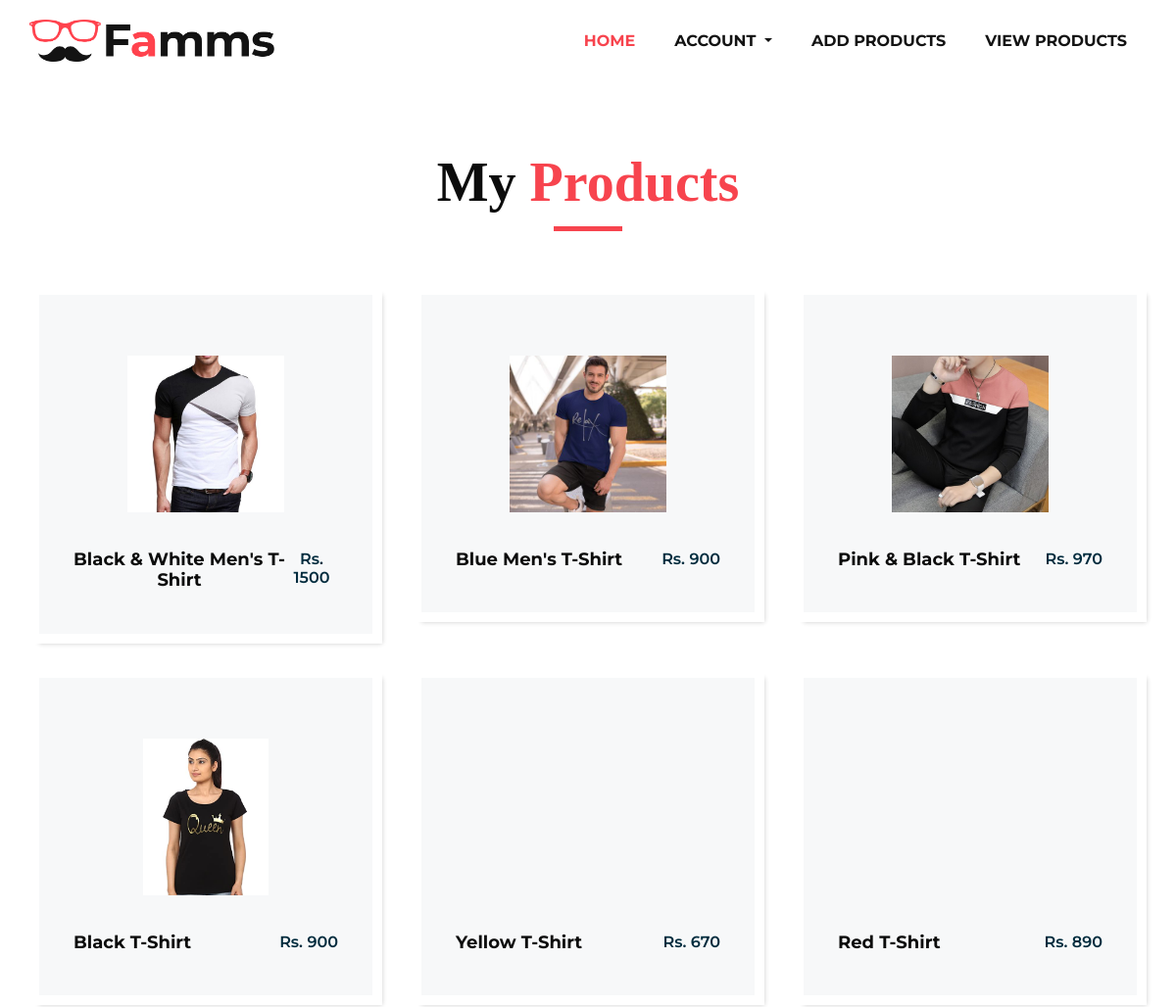
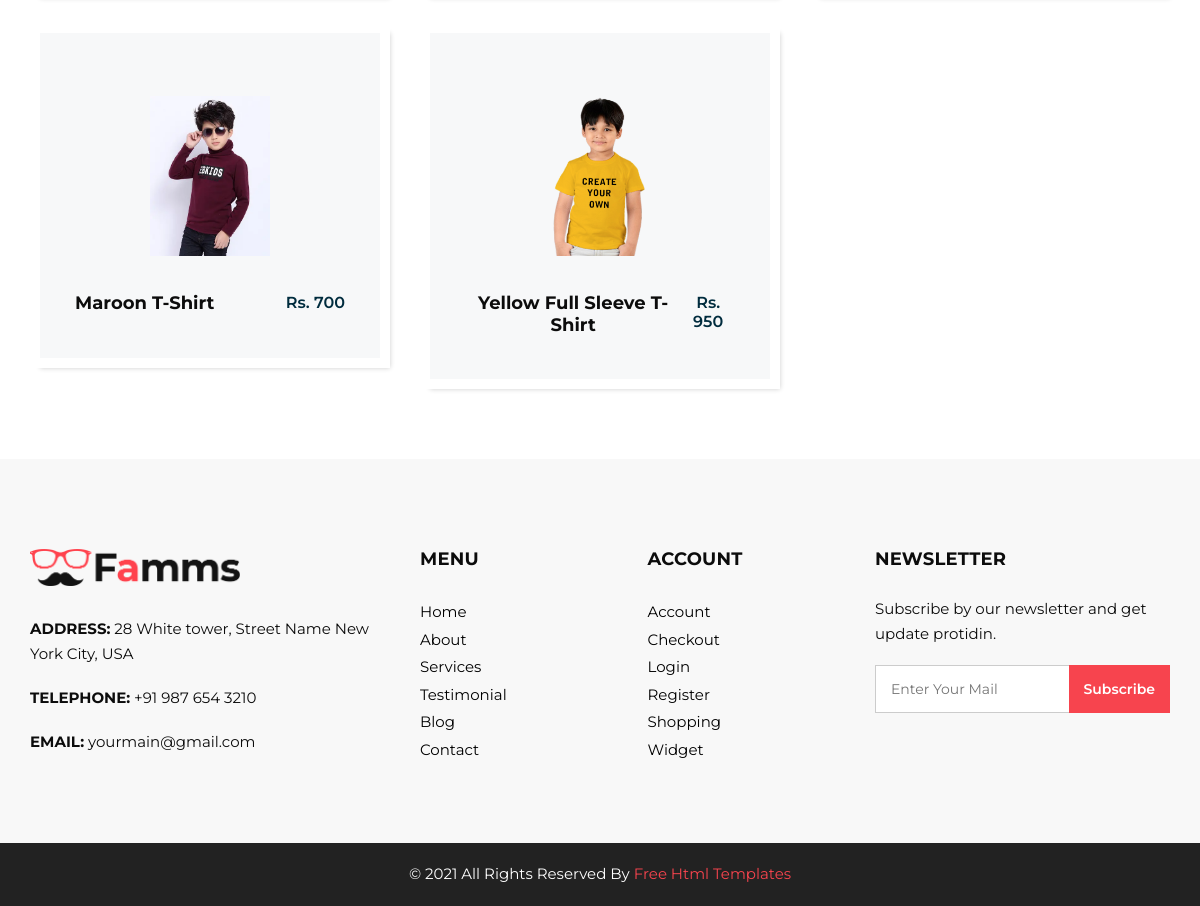
The app's page /seller-view-product/ (signed in) with its own data (2 pictures, top to bottom).
### myapp/models.py (models this page shows, shortened)
class Product(models.Model):
	category=(
			("men","men"),
			("women","women"),
			("kid","kid"),
		)
	size=(
			("S","S"),
			("M","M"),
			("L","L"),
			("XL","XL"),
			("2XL","2XL"),
		)
	seller=models.ForeignKey(User,on_delete=models.CASCADE)
	product_category=models.CharField(max_length=100,choices=category)
	product_name=models.CharField(max_length=100)
	product_price=models.PositiveIntegerField()
	product_size=models.CharField(max_length=100,choices=size)
	product_desc=models.TextField()
	product_pic=models.ImageField(upload_to="product_pic/")

### myapp/views.py (the view)
# urls.py: path('seller-view-product/',views.seller_view_product,name='seller-view-product'),
def seller_view_product(request):
	seller=User.objects.get(email=request.session['email'])
	products=Product.objects.filter(seller=seller)
	return render(request,'seller-view-product.html',{'products':products})

### myapp/templates/seller-view-product.html (shortened to what this page needs)
{% extends 'seller-header.html' %}
{% load static %}
{% block content %}
<!DOCTYPE html>
<html>
   <head>
   </head>
   <body>
      <section class="product_section layout_padding">
         <div class="container">
            <div class="heading_container heading_center">
               <h2>
                  My <span>Products</span>
               </h2>
            </div>
            <div class="row">
               {% for i in products %}
               <div class="col-sm-6 col-md-4 col-lg-4">
                  <div class="box">
                     <div class="img-box">
                        <img src="{{i.product_pic.url}}" alt="">
                     </div>
                     <div class="detail-box">
                        <h5>
                           {{i.product_name}}
                        </h5>
                        <h6>
                           Rs. {{i.product_price}}
                        </h6>
                     </div>
                  </div>
               </div>
               {% endfor %}
            </div>
         </div>
      </section>
   </body>
</html>
{% endblock %}

### myapp/static/css/style.css (style rules this page uses)
* { box-sizing: border-box; }
body { font-family: 'Montserrat', sans-serif; color: #0c0c0c; background-color: #ffffff; overflow-x: hidden; }
.layout_padding { padding: 70px 0; }
h1, h2 { font-family: 'Playfair Display', serif; }
.heading_container { display: -webkit-box; display: -ms-flexbox; display: flex; -webkit-box-orient: vertical; -webkit-box-direction: normal; -ms-flex-direction: column; flex-direction: column; -webkit-box-align: start; -ms-flex-align: start; align-items: flex-start; }
.heading_container h2 { position: relative; margin-bottom: 0; font-size: 3.5rem; font-weight: bold; }
.heading_container h2::after { content: ""; display: block; width: 70px; height: 5px; background: #f7444e; margin: 10px auto 10px; }
.heading_container h2 span { color: #f7444e; }
.heading_container.heading_center { -webkit-box-align: center; -ms-flex-align: center; align-items: center; text-align: center; }
.product_section .heading_container { margin-bottom: 20px; }
.product_section .box { position: relative; margin-top: 25px; padding: 35px 35px; background-color: #f7f8f9; -webkit-transition: all .3s; transition: all .3s; overflow: hidden; box-shadow: 5px 5px 5px -5px rgba(0,0,0,.2); border: solid #fff 10px; }
.product_section .box .img-box { display: -webkit-box; display: -ms-flexbox; display: flex; -webkit-box-pack: center; -ms-flex-pack: center; justify-content: center; -webkit-box-align: center; -ms-flex-align: center; align-items: center; height: 215px; }
.product_section .box .img-box img { max-width: 100%; max-height: 160px; -webkit-transition: all .3s; transition: all .3s; }
.product_section .box .detail-box { text-align: center; display: -webkit-box; display: -ms-flexbox; display: flex; -webkit-box-pack: justify; -ms-flex-pack: justify; justify-content: space-between; }
.product_section .box .detail-box h5 { font-size: 18px; margin-top: 10px; }
.product_section .box .detail-box h6 { margin-top: 10px; color: #002c3e; font-weight: 600; }
.detail-box h5 { font-size: 21px; font-weight: 700; }

### myapp/static/css/responsive.css (style rules this page uses)
@media (min-width: 1200px) { .container { max-width: 1170px; } }

### records on screen
Product: product_pic (picture), product_name "Black & White Men's T-Shirt", product_price "1500"
Product: product_pic (picture), product_name "Blue Men's T-Shirt", product_price "900"
Product: product_pic (picture), product_name "Pink & Black T-Shirt", product_price "970"
Product: product_pic (picture), product_name "Black T-Shirt", product_price "900"
Product: product_name "Yellow T-Shirt", product_price "670"
Product: product_name "Red T-Shirt", product_price "890"
Product: product_pic (picture), product_name "Maroon T-Shirt", product_price "700"
Product: product_pic (picture), product_name "Yellow Full Sleeve T-Shirt", product_price "950"
